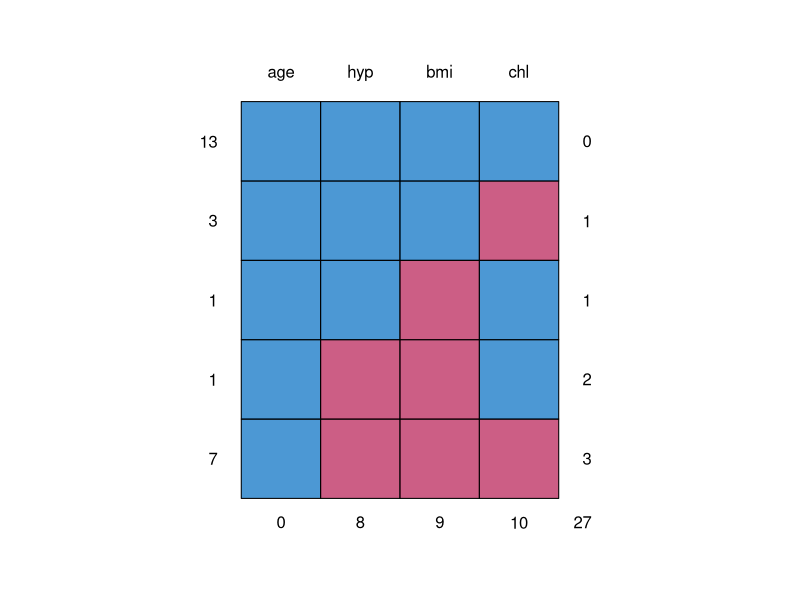
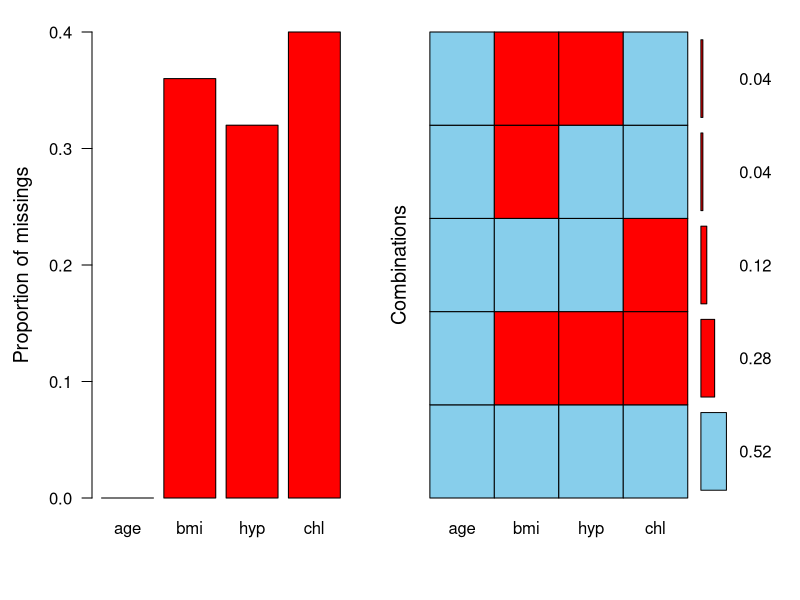
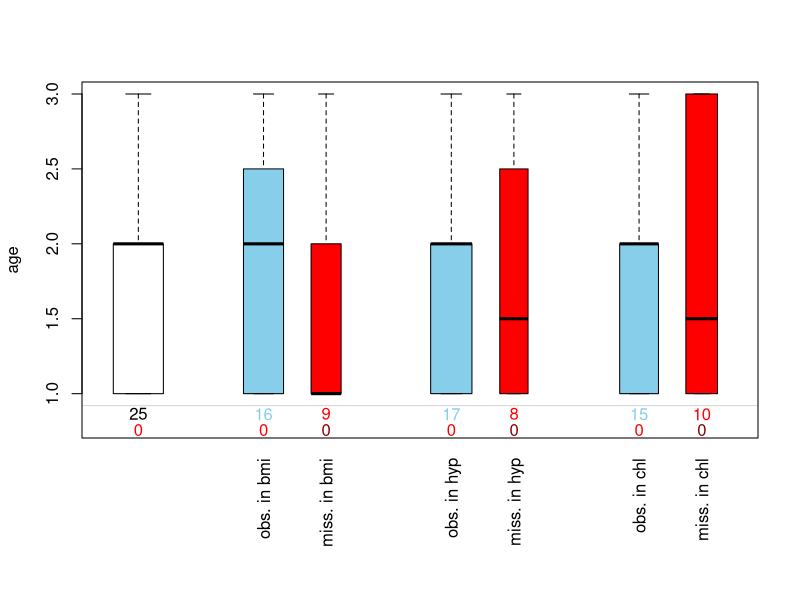
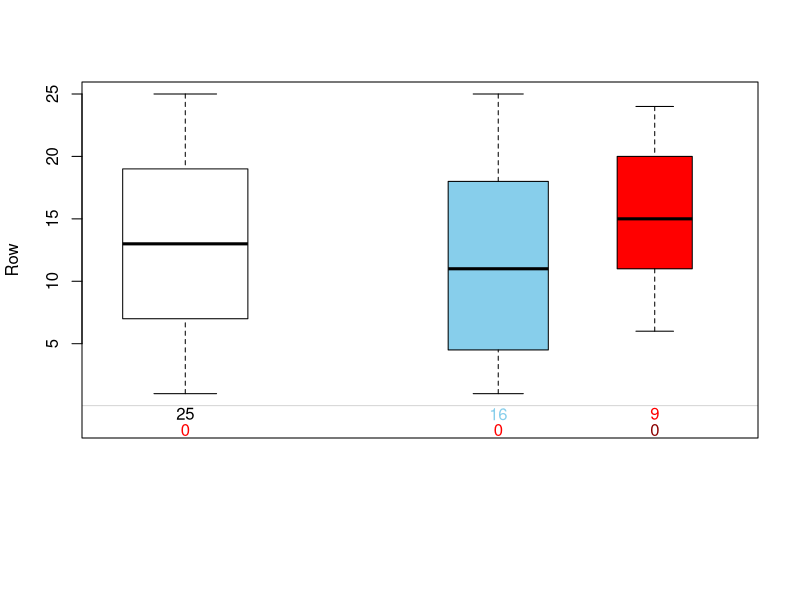
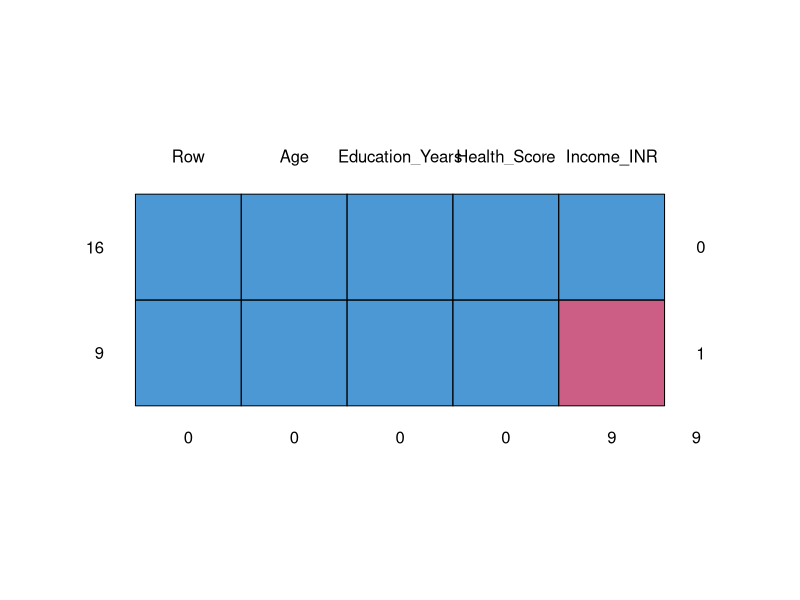

Here is the R script that generated these plots, in order: (Note: this script raises an error after producing the figures.)
library(mice)
library(VIM)
library(Hmisc)
attach(nhanes)
d1=nhanes
View(d1)
is.na(d1)
which(is.na(d1))
sum(is.na(d1))
summary(d1)
md.pattern(d1, rotate.names = F)
md.pairs(d1)
aggr(d1, pos=1, numbers=T, las=1, sortvars=T, labels= names(d1))
pbox(d1)
# Create the MNAR dataset directly in R
mnar_data <- data.frame(
  Row = 1:25,
  Age = c(32, 45, 28, 50, 38, 62, 25, 48, 58, 35, 70, 42, 53, 30, 68, 29, 40, 63, 37, 56, 31, 67, 44, 59, 34),
  Income_INR = c(45000, 60000, 30000, 70000, 55000, NA, 28000, 62000, NA, 48000, NA, 58000, NA, 35000, NA, 33000, 50000, NA, 52000, NA, 40000, NA, 59000, NA, 46000),
  Education_Years = c(16, 14, 12, 18, 16, 10, 12, 15, 11, 16, 9, 14, 12, 13, 10, 12, 17, 9, 15, 11, 14, 10, 16, 11, 13),
  Health_Score = c(75, 68, 82, 55, 70, 45, 85, 63, 50, 78, 38, 65, 52, 80, 40, 81, 72, 43, 76, 48, 79, 41, 66, 49, 77)
)

# Display the structure of the imported data frame
print(str(mnar_data))

# View the first few rows of the imported data frame
print(head(mnar_data))
View(mnar_data)
pbox(mnar_data)
md.pattern(mnar_data)
arr_d1=d1[order(d1$age),]
View(arr_d1)


# Calculate the mean of bmi, hyp, and chl based on age groups
mean_by_age_group <- d1 %>%
  group_by(age) %>%
  summarise(
    mean_bmi = mean(bmi, na.rm = TRUE),
    mean_hyp = mean(hyp, na.rm = TRUE), # Mean of 0s and 1s for 'hyp' gives the proportion/prevalence
    mean_chl = mean(chl, na.rm = TRUE),
    .groups = 'drop' # Recommended to drop grouping after summarising
  )

# View the result
print(mean_by_age_group)

median_by_age_group <- d1 %>%
  group_by(age) %>%
  summarise(
    median_bmi = median(bmi, na.rm = TRUE),
    median_hyp = median(hyp, na.rm = TRUE),
    median_chl = median(chl, na.rm = TRUE),
    .groups = 'drop' # Recommended to drop grouping after summarising
  )

# View the result
print(median_by_age_group)
  
